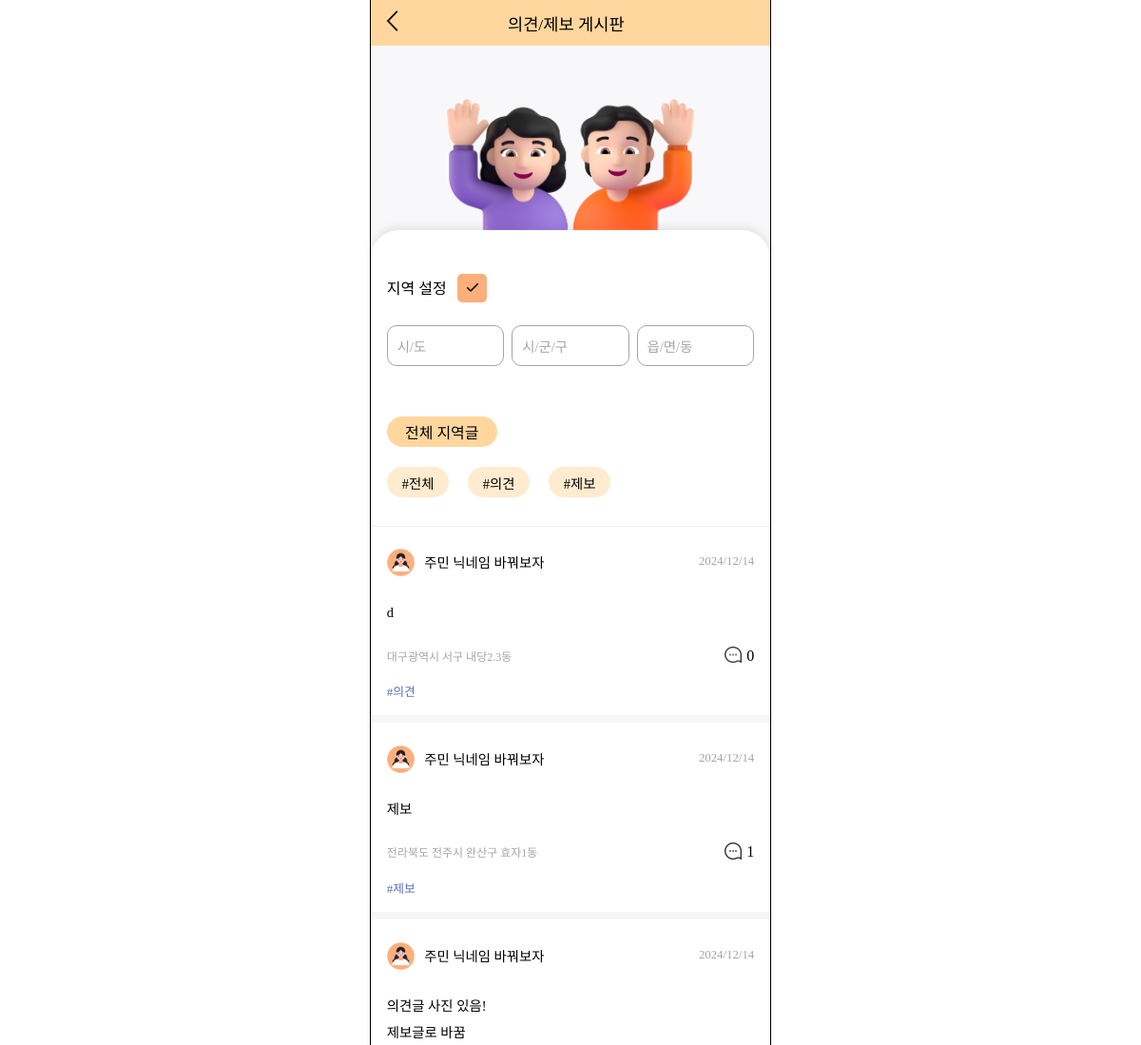
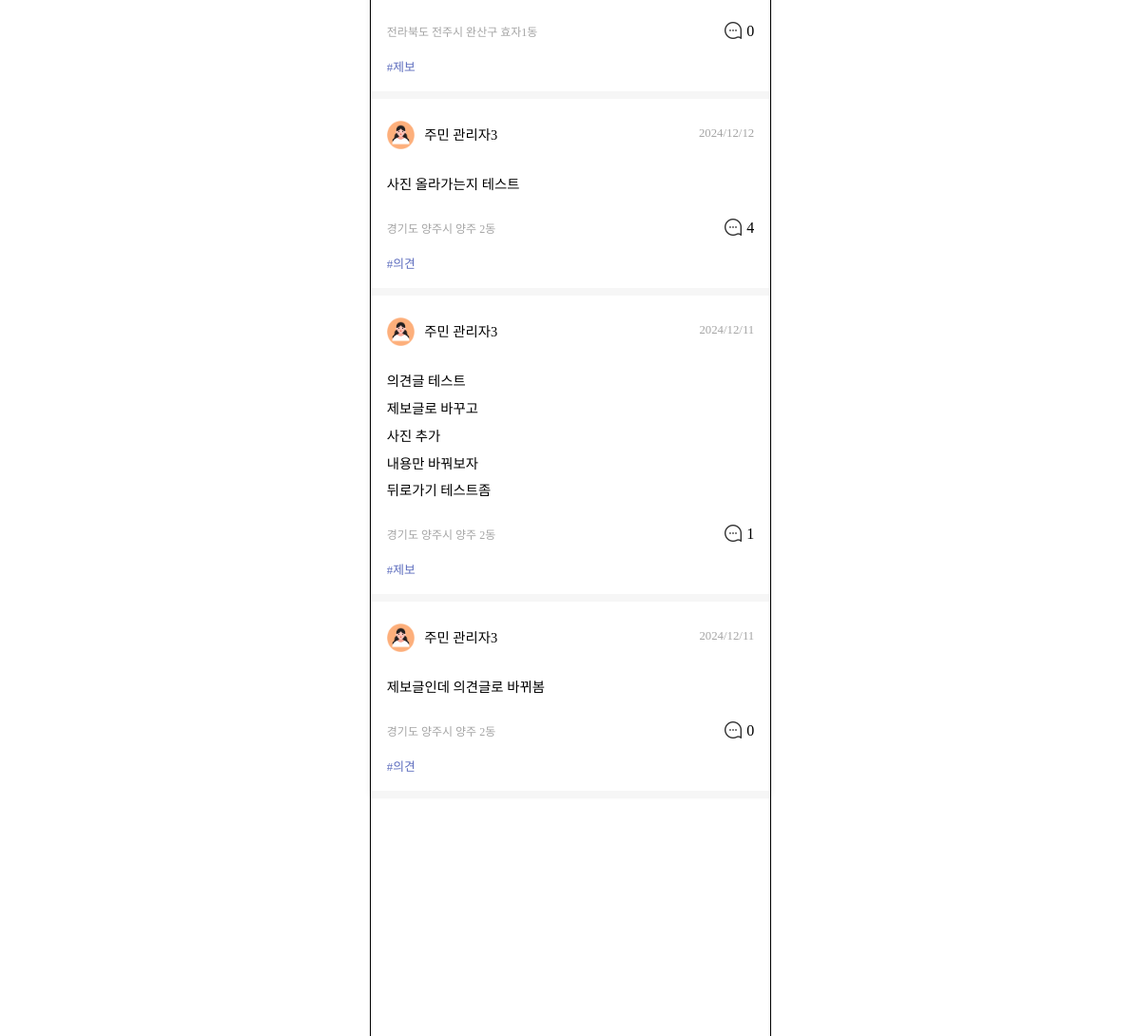
Before: /boards/people-board/ (signed in, upper part) with the older database file (2 pictures, top to bottom).
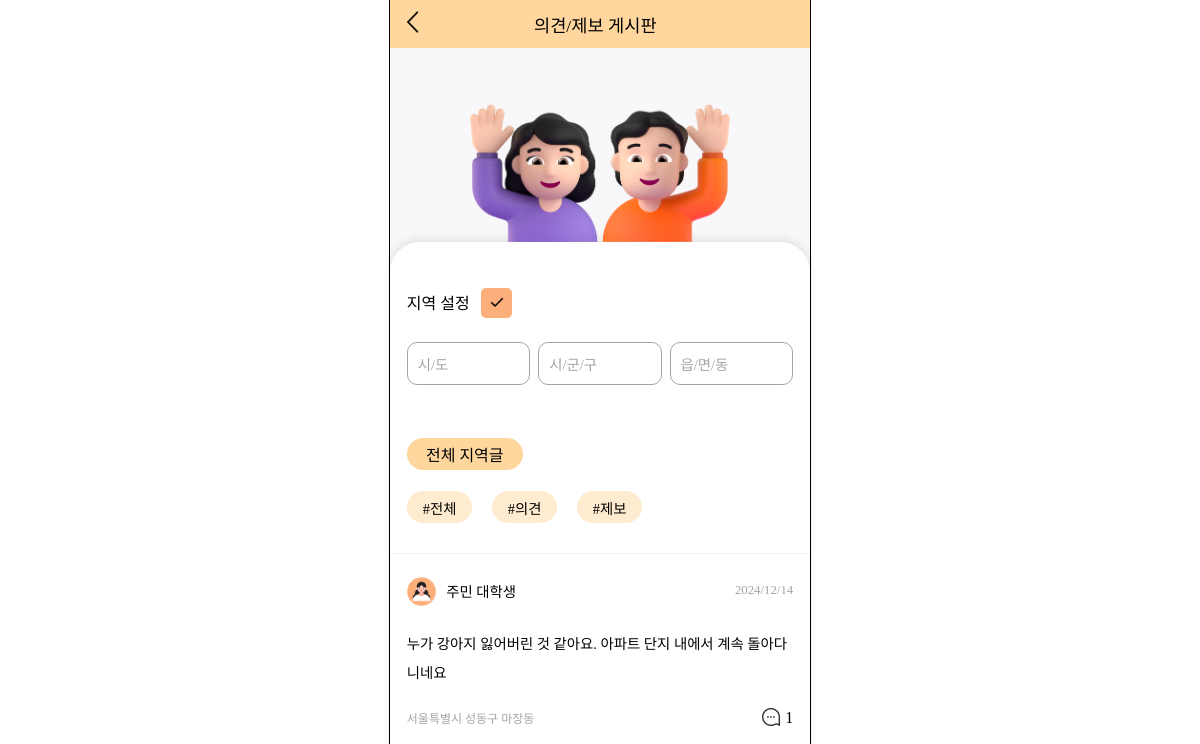
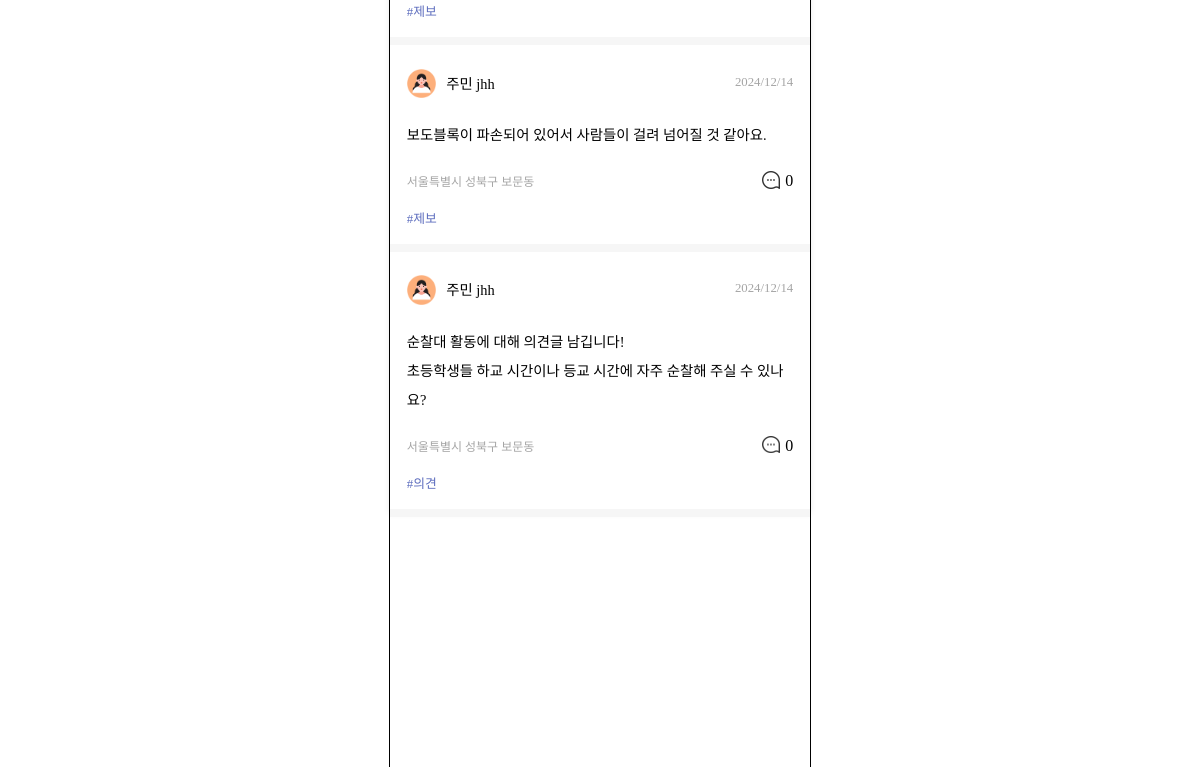
After: the same page with the newer database file (2 pictures, top to bottom).
### boards/models.py (models this page shows)
class Board(models.Model):
    user = models.ForeignKey(settings.AUTH_USER_MODEL, on_delete=models.CASCADE)
    region_sido = models.CharField(null=False, max_length=30, blank=False)
    region_sigungu = models.CharField(null=False, max_length=30, blank=False)
    region_dong = models.CharField(null=False, max_length=30, blank=False)
    created_at = models.DateTimeField(auto_now_add=True)
    image_path = models.ImageField(upload_to='boards/', null=True, blank=True)
    content = models.TextField(null=False, blank=False)
    board_type = models.ForeignKey(BoardType, on_delete=models.CASCADE, null=False, blank=False)

class BoardType(models.Model):
    type_name = models.CharField(max_length=10, null=False, blank=False)

### accounts/models.py (models this page shows, shortened)
class Member(AbstractBaseUser):
    user_id = models.CharField(primary_key=True, max_length=15, null=False, blank=False, unique=True)
    email = models.EmailField(max_length=100, null=False, blank=False, unique=True)
    nickname = models.CharField(null=False, max_length=8, blank=False)
    region_sido = models.CharField(null=False, max_length=30, blank=False)
    region_sigungu = models.CharField(null=False, max_length=30, blank=False)
    region_dong = models.CharField(null=False, max_length=30, blank=False)
    member_type = models.ForeignKey(MemberType, on_delete=models.CASCADE, null=False, blank=False)
    is_active = models.BooleanField(default=True)
    is_admin = models.BooleanField(default=False)
    objects = UserManager()
    USERNAME_FIELD = 'user_id'
    REQUIRED_FIELDS = ['email', 'nickname', 'region_sido', 'region_sigungu', 'region_dong', 'member_type']
    def __str__(self):
        return self.user_id

class MemberType(models.Model):
    type_name = models.CharField(max_length=10)
    def __str__(self):
        return self.type_name

### boards/views.py (the view)
# urls.py: path('people-board/', views.people_board, name='people_board'),
def people_board(request):
    sido = ''
    sigungu = ''
    dong = ''
    if request.method == 'POST':
        sido = request.POST.get('sido')
        sigungu = request.POST.get('sigungu')
        dong = request.POST.get('dong')
        boards = Board.objects.filter(board_type__in=[2, 3]).order_by('-created_at')
        boards = [
            board for board in boards
            if board.region_sido.replace(" ", "") == sido.replace(" ", "") and
               board.region_sigungu.replace(" ", "") == sigungu.replace(" ", "") and
               board.region_dong.replace(" ", "") == dong.replace(" ", "")
        ]
        print(boards)
    else:
        boards = Board.objects.filter(board_type__in=[2, 3]).order_by('-created_at')
    user = Member.objects.get(user_id=request.user)
    comments = Comment.objects.all()
    for board in boards:
        board.comment_count = Comment.objects.filter(board=board).count()
    for board in boards:
        if len(board.content) > 150:
            board.short_content = board.content[:150] + '....'
        else:
            board.short_content = board.content
    from_page = request.GET.get('from')
    if from_page:
        request.session['from_page'] = from_page # 세션에 추가
    if request.session.get('from_page'):
        back_url = '/boards/people_board/'
    context = {
        'boards': boards,
        'user': user,
        'comments': comments,
        'sido': sido,
        'sigungu': sigungu,
        'dong': dong,
    }
    return render(request, 'boards/people_board_main.html', context)

### templates/boards/people_board_main.html (shortened to what the changed rows need)
<!DOCTYPE html>
{% load static %}
<html lang="ko">
<head>
    <link rel="stylesheet" href="{% static 'css/people_board_main.css' %}">
    <link rel="stylesheet" href="{% static 'css/menubar.css' %}">
    <link rel="stylesheet" as="style" crossorigin href="https://cdn.jsdelivr.net/gh/ungveloper/web-fonts/SCoreDream/font-face.css" />
    <link rel="stylesheet" as="style" crossorigin href="https://cdn.jsdelivr.net/gh/ungveloper/web-fonts/SCoreDream/font-family.css" />
</head>
<body>
    <div class="container-content">
        <div class="contents">
            <div class="test">
                <div class="board-block">
                    <form class="region-block" method="post" action="{% url 'boards:people_board' %}">
                        <div class="block-title">
                        </div>
                        <div class="region">
                        </div>
                        <div class="all-board">
                        </div>
                    </form>
                    <div class="post-type-select">
                        <div class="select-all" onclick="filterPosts('all')">#전체</div>
                        <div class="select-idea" onclick="filterPosts('의견')">#의견</div>
                        <div class="select-report" onclick="filterPosts('제보')">#제보</div>
                    </div>
                    {% for board in boards %}
                        <div class="post-block" data-type="{{ board.board_type.type_name }}">
                            <a href="{% url 'boards:people_board_detail' board.id %}?page=board">
                                <div class="post-header">
                                    <div class="user-profile">
                                        <div class="user-img"><img src="{% static 'image/people_profile.png' %}" alt=""></div>
                                        <div class="user-name">{{ board.user.member_type }} <span class="text-strong">{{ board.user.nickname }}</span></div>
                                    </div>
                                    <div class="post-date">{{ board.created_at|date:"Y/m/d"  }}</div>
                                </div>
                                <div class="post-content">
                                    {{ board.short_content|linebreaks }}
                                </div>
                                <div class="post-footer">
                                    <div class="post-region">{{ board.region_sido }} {{ board.region_sigungu }} {{ board.region_dong }}</div>
                                    <div class="comment">
                                        <div class="comment-img">
                                            <img src="{% static 'image/speech-bubble.png' %}" alt="">
                                        </div>
                                        <div>{{ board.comment_count }}</div>
                                    </div>
                                </div>
                                <div class="post-type">#{{ board.board_type.type_name }}</div>
                            </a>
                        </div>
                        <div class="gap-block"></div>
                    {% endfor %}
                </div>
            </div>
        </div>
    </div>
</body>
</html>

Changed rows visible on the page:
removed Board: user.member_type "주민", user.nickname "닉네임 바꿔보자", created_at "2024/12/14", short_content "d", region_sido "대구광역시", region_sigungu "서구", region_dong "내당2.3동", comment_count "0", board_type.type_name "의견"
removed Board: user.member_type "주민", user.nickname "닉네임 바꿔보자", created_at "2024/12/14", short_content "제보", region_sido "전라북도", region_sigungu "전주시 완산구", region_dong "효자1동", comment_count "1", board_type.type_name "제보"
removed Board: user.member_type "주민", user.nickname "닉네임 바꿔보자", created_at "2024/12/14", short_content "의견글 사진 있음! 제보글로 바꿈", region_sido "전라북도", region_sigungu "전주시 완산구", region_dong "효자1동", comment_count "0", board_type.type_name "제보"
removed Board: user.member_type "주민", user.nickname "관리자3", created_at "2024/12/12", short_content "사진 올라가는지 테스트", region_sido "경기도", region_sigungu "양주시", region_dong "양주 2동", comment_count "4", board_type.type_name "의견"
removed Board: user.member_type "주민", user.nickname "관리자3", created_at "2024/12/11", short_content "의견글 테스트 제보글로 바꾸고 사진 추가 내용만 바꿔보자 뒤로가기 테스트좀", region_sido "경기도", region_sigungu "양주시", region_dong "양주 2동", comment_count "1", board_type.type_name "제보"
removed Board: user.member_type "주민", user.nickname "관리자3", created_at "2024/12/11", short_content "제보글인데 의견글로 바뀌봄", region_sido "경기도", region_sigungu "양주시", region_dong "양주 2동", comment_count "0", board_type.type_name "의견"
added Board: user.member_type "주민", user.nickname "대학생", created_at "2024/12/14", short_content "누가 강아지 잃어버린 것 같아요. 아파트 단지 내에서 계속 돌아다니네요", region_sido "서울특별시", region_sigungu "성동구", region_dong "마장동", comment_count "1", board_type.type_name "제보"
added Board: user.member_type "주민", user.nickname "jhh", created_at "2024/12/14", short_content "보도블록이 파손되어 있어서 사람들이 걸려 넘어질 것 같아요.", region_sido "서울특별시", region_sigungu "성북구", region_dong "보문동", comment_count "0", board_type.type_name "제보"
added Board: user.member_type "주민", user.nickname "jhh", created_at "2024/12/14", short_content "순찰대 활동에 대해 의견글 남깁니다! 초등학생들 하교 시간이나 등교 시간에 자주 순찰해 주실 수 있나요?", region_sido "서울특별시", region_sigungu "성북구", region_dong "보문동", comment_count "0", board_type.type_name "의견"
